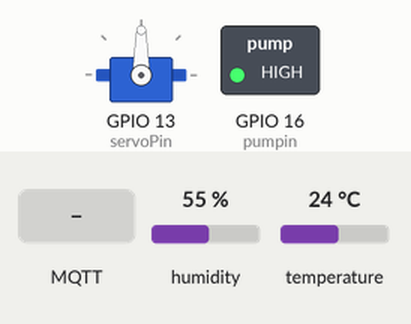
Bench run of a sketch on a simulated ESP32. Shown: servo, switched loads named in the sketch (green lamp = pin HIGH). Dashed ring = blinking. The inputs (shaded band) are chosen by the test bench; at power-on: humidity 55 %, temperature 24 °C. WiFi joins after 1.5 s; servers stay silent unless stated; no MQTT or app messages arrive unless stated; what the sketch prints to the serial monitor is not drawn.

Above: at 2.4 s.
2.5 s: humidity set to 22 %
At 5.8 s:
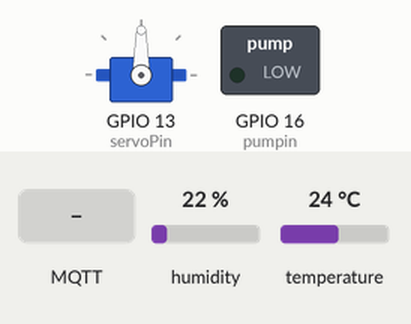
7.5 s: MQTT message "esp32/feed" arrives on the first subscribed topic
At 9.1 s:
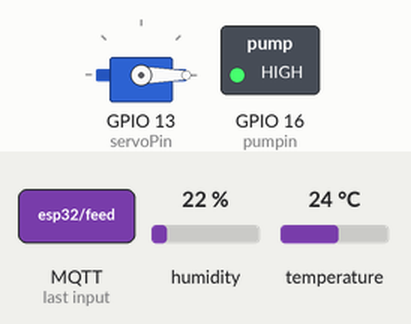
9.5 s: humidity set to 48 %
11.2 s: humidity set to 51 %
At 15.8 s:
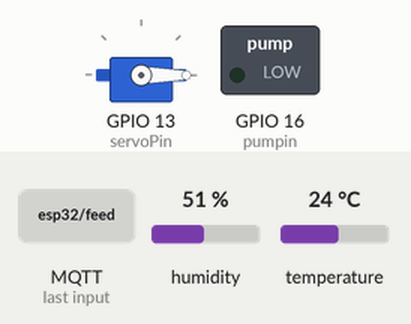
Timing chart, 0 to 19.0 s (numbered marks = the images above; inputs shaded):
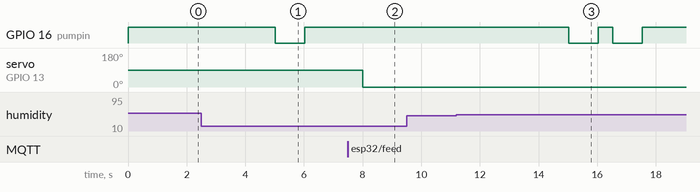

The sketch:

ESP32-iot.ino
```cpp
/**********************************************************
*    文件: ESP32-iot.ino      by 零知实验室(www.lingzhilab.com)
*    -^^- 零知开源，让电子制作变得更简单！ -^^-
*    时间: 2019/12/14 14:34
*    说明:
************************************************************/

#include <WiFi.h>
#include <SimpleDHT.h>
#include "Servo.h"

//FreeRTOS是一个迷你的实时操作系统内核
extern "C" {
	#include "freertos/FreeRTOS.h"
	#include "freertos/timers.h"
}
#include <AsyncMqttClient.h>

// Change the MQTT_HOST variable to your IP address
#define MQTT_HOST IPAddress(49, 233, 131, 191)
#define MQTT_PORT 1883

// Create objects to handle MQTT client
AsyncMqttClient mqttClient;
TimerHandle_t mqttReconnectTimer;
TimerHandle_t wifiReconnectTimer;

//舵机 SG90
Servo myservo;
// GPIO the servo is attached to
static const int servoPin = 13;

//温度湿度 for DHT11
//      VCC: 5V or 3V
//      GND: GND
//      DATA: 2
int pinDHT11 = 2;
SimpleDHT11 dht11(pinDHT11);

int pumpin = 16;//续电器引脚 低电平触发
int isOpen = 0;//加湿器是否开启 0关闭

String temperatureString = "";   // Variable to hold the temperature reading 保持温度读数的变量
unsigned long previousMillis = 0;   // Stores last time temperature was published 存储上次发布温度的时间
const long interval = 5000;        // interval at which to publish sensor readings 发布传感器读数的间隔

int retryCount = 6;//wifi重试次数 重试失败进行智能配网

void connectToWifi() {
	//自动配网
	autoConfig();
}

void connectToMqtt() {
	Serial.println("Connecting to MQTT...");
	mqttClient.connect();
}


void autoConfig()
{
	WiFi.begin();
}

void smartConfig()
{

	WiFi.mode(WIFI_AP_STA);
	Serial.println("\r\nWait for Smartconfig");
	WiFi.beginSmartConfig();
	while (1)
	{
		Serial.print(".");
		if (WiFi.smartConfigDone())
		{
			Serial.println("SmartConfig Success");
			Serial.printf("SSID:%s\r\n", WiFi.SSID().c_str());
			Serial.printf("PSW:%s\r\n", WiFi.psk().c_str());
			WiFi.setAutoConnect(true);  // 配网成功后自动连接
			break;
		}
		delay(1000); // 这个地方一定要加延时，否则极易崩溃重启
	}
}

void WiFiEvent(WiFiEvent_t event) {
	Serial.print("Retries remaining:");
	Serial.println(retryCount);
	Serial.printf("[WiFi-event] event: %d\n", event);
	if(retryCount<=0){
		//停止重连
		xTimerStop(wifiReconnectTimer, 0);
		//智能配网
		Serial.println("AutoConfig Faild!" );
		Serial.println("Start smartConfig..." );
		smartConfig();
		retryCount=6;
	}else{
		switch(event) {
			case SYSTEM_EVENT_STA_GOT_IP:
			Serial.println("AutoConfig Success");
			Serial.printf("SSID:%s\r\n", WiFi.SSID().c_str());
			Serial.printf("PSW:%s\r\n", WiFi.psk().c_str());
			Serial.println("WiFi connected");
			Serial.print("IP address: ");
			Serial.println(WiFi.localIP());
			WiFi.printDiag(Serial);
			connectToMqtt();
			retryCount=6;
			break;
			case SYSTEM_EVENT_STA_DISCONNECTED:
			Serial.println("WiFi lost connection");
			//确保在重新连接到Wi-Fi时不重新连接到MQTT
			xTimerStop(mqttReconnectTimer, 0);
			xTimerStart(wifiReconnectTimer, 0);
			break;
			default :
			retryCount--;
		}
	}

}

// Add more topics that want your ESP32 to be subscribed to
void onMqttConnect(bool sessionPresent) {
	Serial.println("Connected to MQTT");
	Serial.print("Session present: ");
	Serial.println(sessionPresent);
	// 控制舵机的topic
	uint16_t packetIdSub = mqttClient.subscribe("esp32/feed", 0);
	Serial.print("Subscribing to esp32/feed at QoS 0, packetId: ");
	Serial.println(packetIdSub);

	uint16_t packetIdSub1 = mqttClient.subscribe("esp32/led", 0);
	Serial.print("Subscribing to esp32/led at QoS 0, packetId: ");
	Serial.println(packetIdSub1);
}

void onMqttDisconnect(AsyncMqttClientDisconnectReason reason) {
	Serial.println("Disconnected from MQTT.");
	if (WiFi.isConnected()) {
		//如果wifi连接 就开始mqtt重新连接
		xTimerStart(mqttReconnectTimer, 0);
	}
}

void onMqttSubscribe(uint16_t packetId, uint8_t qos) {
	Serial.println("Subscribe acknowledged.");
	Serial.print("  packetId: ");
	Serial.println(packetId);
	Serial.print("  qos: ");
	Serial.println(qos);
}

void onMqttUnsubscribe(uint16_t packetId) {
	Serial.println("Unsubscribe acknowledged.");
	Serial.print("  packetId: ");
	Serial.println(packetId);
}

void onMqttPublish(uint16_t packetId) {
	Serial.println("Publish acknowledged.");
	Serial.print("  packetId: ");
	Serial.println(packetId);
}

// You can modify this function to handle what happens when you receive a certain message in a specific topic
void onMqttMessage(char* topic, char* payload, AsyncMqttClientMessageProperties properties, size_t len, size_t index, size_t total) {
	String messageTemp;
	for (int i = 0; i < len; i++) {
		//Serial.print((char)payload[i]);
		messageTemp += (char)payload[i];
	}
	// topic 是否是舵机
	if (strcmp(topic, "esp32/feed") == 0) {
		//执行投食
		Serial.println("执行投食");
		myservo.write(75);
		delay(500);
		myservo.write(0);


	}

	if (strcmp(topic, "esp32/led") == 0) {
		//加湿器亮灯
		//判断继电器是否开启状态
		int isHigh = digitalRead(pumpin);
		if(isHigh == HIGH){
			digitalWrite(pumpin,LOW);//打开/关闭led
			delay(3000);//3秒打开led
			digitalWrite(pumpin,HIGH);
		}
	}

	Serial.println("Publish received.");
	Serial.print("  message: ");
	Serial.println(messageTemp);
	Serial.print("  topic: ");
	Serial.println(topic);
	Serial.print("  qos: ");
	Serial.println(properties.qos);
	Serial.print("  dup: ");
	Serial.println(properties.dup);
	Serial.print("  retain: ");
	Serial.println(properties.retain);
	Serial.print("  len: ");
	Serial.println(len);
	Serial.print("  index: ");
	Serial.println(index);
	Serial.print("  total: ");
	Serial.println(total);
}


void setup() {

	Serial.begin(115200);
	//名称、定时周期、pdTRUE表示该定时器为自动重载定时器pdFALSE为一次性定时器、定时器ID的初始值、回调函数
	mqttReconnectTimer = xTimerCreate("mqttTimer", pdMS_TO_TICKS(2000), pdFALSE, (void*)0, reinterpret_cast<TimerCallbackFunction_t>(connectToMqtt));
	wifiReconnectTimer = xTimerCreate("wifiTimer", pdMS_TO_TICKS(2000), pdFALSE, (void*)0, reinterpret_cast<TimerCallbackFunction_t>(connectToWifi));

	WiFi.onEvent(WiFiEvent);

	mqttClient.onConnect(onMqttConnect);
	mqttClient.onDisconnect(onMqttDisconnect);
	mqttClient.onSubscribe(onMqttSubscribe);
	mqttClient.onUnsubscribe(onMqttUnsubscribe);
	mqttClient.onMessage(onMqttMessage);
	mqttClient.onPublish(onMqttPublish);
	mqttClient.setServer(MQTT_HOST, MQTT_PORT);
	//必须先连接wifi才能触发onEvent
	connectToWifi();
	//初始化舵机
	myservo.attach(servoPin);
	//设置继电器
	pinMode(pumpin,OUTPUT);
	digitalWrite(pumpin,HIGH);//加湿器关闭
	Serial.println("启动完成");

}

void loop() {
	if (WiFi.status() == WL_CONNECTED){
		//生产消息
		unsigned long currentMillis = millis();
		// Every X number of seconds (interval = 5 seconds) 每隔x秒
		// 发布新的数据给温度topic
		if (currentMillis - previousMillis >= interval) {
			// Save the last time a new reading was published
			previousMillis = currentMillis;
			// New temperature readings
			byte temperature, humidity;
			int err = SimpleDHTErrSuccess;

			//读取温度湿度
			if ((err = dht11.read(&temperature, &humidity, NULL)) != SimpleDHTErrSuccess) {
				Serial.print("Read DHT11 failed, err=");
				Serial.println(err);
				return;
			}
			Serial.print("Sample OK: ");
			Serial.print((int)temperature); Serial.print(" *C, ");
			Serial.print((int)humidity); Serial.println(" H");

			//温度 湿度 水量
			temperatureString = String(temperature)+","+String(humidity)+","+"100";
			Serial.println(temperatureString);
			//发布温度湿度 消息质量 2 刚好一次
			//Publish an MQTT message on topic esp32/t&h&w with Celsius and Fahrenheit temperature readings
			uint16_t packetIdPub2 = mqttClient.publish("esp32-test/t&h&w", 2, true, temperatureString.c_str());
			Serial.print("Publishing on topic esp32-test/t&h&w at QoS 2, packetId: ");
			Serial.println(packetIdPub2);

			if((int)humidity<50){
				if(isOpen == 0){
					Serial.println("打开加湿器");
					digitalWrite(pumpin,LOW);//打开加湿器
					delay(1000);//持续1s
					digitalWrite(pumpin,HIGH);
					isOpen=1;
				}

			}else{
				if(isOpen == 1){
					Serial.println("关闭加湿器");
					digitalWrite(pumpin,LOW);
					delay(1000);
					digitalWrite(pumpin,HIGH);//两次关闭
					delay(500);
					digitalWrite(pumpin,LOW);
					delay(1000);
					digitalWrite(pumpin,HIGH);

					isOpen=0;
				}
			}
		}

	}
}
```

Measured:
- the behaviour switches between 49 and 50 % on humidity (found by bisection; images 2 and 3)
- after the input at 2.5 s, GPIO 16 (pumpin): HIGH → LOW after 2.5 s, → HIGH 1.0 s later
- after the input at 7.5 s, servo on GPIO 13 (servoPin): 90° → 0° after 0.51 s
- after the input at 9.5 s, every drawn part: stays the same
- after the input at 11.2 s, GPIO 16 (pumpin): alternates HIGH for 0.50 s and LOW for 1.0 s, 4 changes in all, then stays HIGH, starting after 3.8 s
